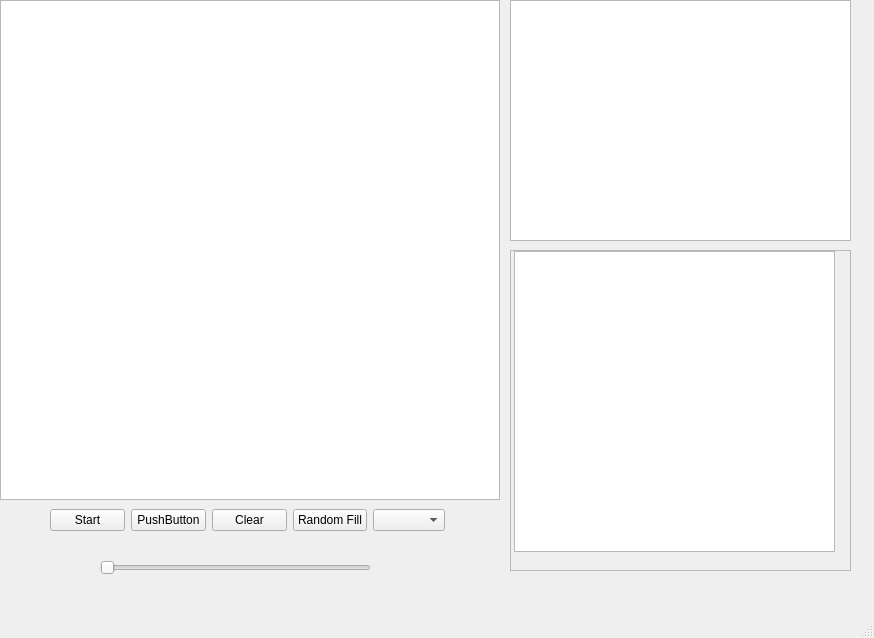
<?xml version="1.0" encoding="UTF-8"?>
<ui version="4.0">
 <class>MikesGameOfLifeUI</class>
 <widget class="QMainWindow" name="MikesGameOfLifeUI">
  <property name="geometry">
   <rect>
    <x>0</x>
    <y>0</y>
    <width>874</width>
    <height>638</height>
   </rect>
  </property>
  <property name="windowTitle">
   <string>Mikes Game Of Life</string>
  </property>
  <widget class="QWidget" name="centralwidget">
   <widget class="QWidget" name="horizontalLayoutWidget_2">
    <property name="geometry">
     <rect>
      <x>50</x>
      <y>500</y>
      <width>395</width>
      <height>41</height>
     </rect>
    </property>
    <layout class="QHBoxLayout" name="horizontalLayout_2">
     <item>
      <widget class="QPushButton" name="buttonStopStart">
       <property name="text">
        <string>Start</string>
       </property>
      </widget>
     </item>
     <item>
      <widget class="QPushButton" name="pushButton">
       <property name="text">
        <string>PushButton</string>
       </property>
      </widget>
     </item>
     <item>
      <widget class="QPushButton" name="buttonClear">
       <property name="text">
        <string>Clear</string>
       </property>
      </widget>
     </item>
     <item>
      <widget class="QPushButton" name="buttonRandomFill">
       <property name="text">
        <string>Random Fill</string>
       </property>
      </widget>
     </item>
     <item>
      <widget class="QComboBox" name="comboBoxSelectPattern"/>
     </item>
    </layout>
   </widget>
   <widget class="GraphicsLayoutWidget" name="graphicsView_2">
    <property name="geometry">
     <rect>
      <x>510</x>
      <y>0</y>
      <width>341</width>
      <height>241</height>
     </rect>
    </property>
    <property name="sizePolicy">
     <sizepolicy hsizetype="Fixed" vsizetype="Expanding">
      <horstretch>0</horstretch>
      <verstretch>0</verstretch>
     </sizepolicy>
    </property>
   </widget>
   <widget class="GraphicsLayoutWidget" name="graphicsView">
    <property name="geometry">
     <rect>
      <x>0</x>
      <y>0</y>
      <width>500</width>
      <height>500</height>
     </rect>
    </property>
    <property name="sizePolicy">
     <sizepolicy hsizetype="Expanding" vsizetype="Expanding">
      <horstretch>0</horstretch>
      <verstretch>0</verstretch>
     </sizepolicy>
    </property>
   </widget>
   <widget class="QSlider" name="horizontalSliderSetSpeed">
    <property name="geometry">
     <rect>
      <x>100</x>
      <y>560</y>
      <width>271</width>
      <height>16</height>
     </rect>
    </property>
    <property name="orientation">
     <enum>Qt::Horizontal</enum>
    </property>
    <property name="invertedAppearance">
     <bool>false</bool>
    </property>
   </widget>
   <widget class="QScrollArea" name="scrollArea">
    <property name="geometry">
     <rect>
      <x>510</x>
      <y>250</y>
      <width>341</width>
      <height>321</height>
     </rect>
    </property>
    <property name="widgetResizable">
     <bool>true</bool>
    </property>
    <widget class="QWidget" name="scrollAreaWidgetContents">
     <property name="geometry">
      <rect>
       <x>0</x>
       <y>0</y>
       <width>339</width>
       <height>319</height>
      </rect>
     </property>
     <widget class="QTextEdit" name="textEditDebugInfo">
      <property name="geometry">
       <rect>
        <x>3</x>
        <y>0</y>
        <width>321</width>
        <height>301</height>
       </rect>
      </property>
     </widget>
    </widget>
   </widget>
  </widget>
  <widget class="QMenuBar" name="menubar">
   <property name="geometry">
    <rect>
     <x>0</x>
     <y>0</y>
     <width>874</width>
     <height>21</height>
    </rect>
   </property>
  </widget>
  <widget class="QStatusBar" name="statusbar"/>
 </widget>
 <customwidgets>
  <customwidget>
   <class>GraphicsLayoutWidget</class>
   <extends>QGraphicsView</extends>
   <header>pyqtgraph</header>
  </customwidget>
 </customwidgets>
 <resources/>
 <connections/>
</ui>
